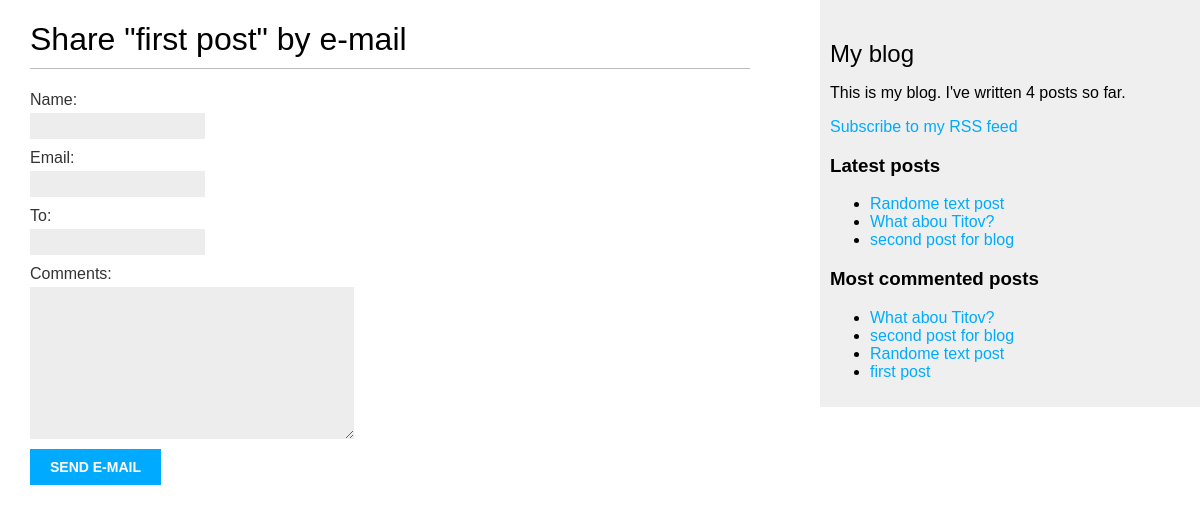
/blog/1/share/, run on an earlier commit of the app's database.
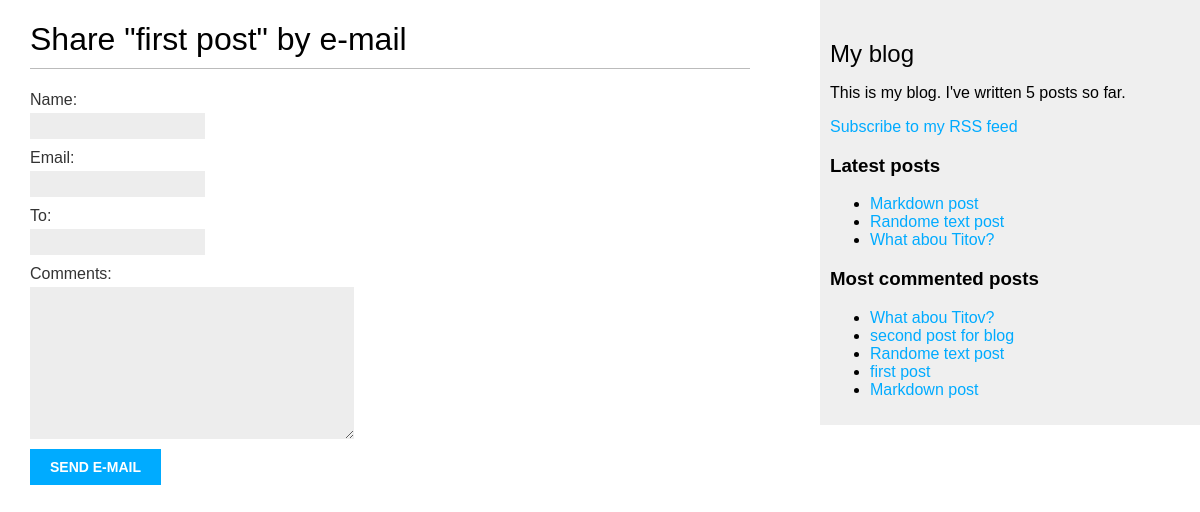
And on a later commit of the database.
### blog/models.py (models this page shows, shortened)
class Post(models.Model):
    class Status(models.TextChoices):
        DRAFT = 'DF', 'Draft'
        PUBLISHED = 'PB', 'Published'
    title = models.CharField(max_length=250)
    slug = models.SlugField(max_length=250,
                            unique_for_date='publish')
    body = models.TextField()
    author = models.ForeignKey(User,
                               on_delete=models.CASCADE,
                               related_name='blog_posts')
    publish = models.DateTimeField(default=timezone.now)
    created = models.DateTimeField(auto_now_add=True)
    updated = models.DateTimeField(auto_now=True)
    status = models.CharField(max_length=2,
                              choices=Status.choices, default=Status.DRAFT)
    objects = models.Manager()
    published = PublishedManager()
    tags = TaggableManager()
    class Meta:
        ordering = ['-publish']
        indexes = [
            models.Index(fields=['-publish']),
        ]
    def get_absolute_url(self):
        return reverse('blog:post_detail',
                       args=[self.publish.year,
                             self.publish.month,
                             self.publish.day,
                             self.slug])

### blog/views.py (the view)
def post_share(request, post_id):
    post = get_object_or_404(Post,
                             id=post_id,
                             status=Post.Status.PUBLISHED)
    sent = False
    if request.method == 'POST':
        form = EmailPostForm(request.POST)
        if form.is_valid():
            cd = form.cleaned_data
            post_url = request.build_absolute_uri(
                post.get_absolute_url())
            subject = f"{cd['name']} recommends you read" \
                        f"{post.title}"
            message = f"Read {post.title} at {post_url}\n\n" \
                      f"{cd['name']}\'s comments: {cd['comments']}"
            send_mail(subject, message, 'alexkllin6@gmail.com', [cd['to']])
            sent = True
    else:
        form = EmailPostForm()
    return render(request, 'blog/post/share.html',
                  {'post': post, 'form': form, 'sent': sent})

### blog/forms.py
class EmailPostForm(forms.Form):
    name = forms.CharField(max_length=25)
    email = forms.EmailField()
    to = forms.EmailField()
    comments = forms.CharField(required=False, widget=forms.Textarea)

### blog/models.py (called while the page is built)
    def get_queryset(self) -> QuerySet:
        return super().get_queryset().filter(status=Post.Status.PUBLISHED)

### blog/templatetags/blog_tags.py (called while the page is built)
@register.simple_tag
def total_posts():
    return Post.published.count()

@register.simple_tag
def get_most_commented_posts(count=5):
    return Post.published.annotate(
        total_comments=Count('comments')
    ).order_by('-total_comments')[:count]

@register.inclusion_tag('blog/post/latest_posts.html')
def show_latest_posts(count=5):
    lates_posts = Post.published.order_by('-publish')[:count]
    return {'latest_posts': lates_posts}

### blog/templates/blog/post/share.html (shortened to what this page needs)
{% extends "blog/base.html" %}
{% block content %}
  {% if sent %}
    <h1>E-mail successfully sent</h1>
    <p>
      "{{ post.title }}" was successfully sent
      to {{ form.cleaned_data.to }}.
    </p>
  {% else %}
    <h1>Share "{{ post.title }}" by e-mail</h1>
    <form method="post">
      {{ form.as_p }}
      <input type="submit" value="Send e-mail">
    </form>
  {% endif %}
{% endblock %}

### blog/templates/blog/base.html (shortened to what this page needs)
{% load blog_tags %}
{% load static %}
<!DOCTYPE html>
<html>
<head>
  <link href="{% static "css/blog.css" %}" rel="stylesheet">
</head>
<body>
  <div id="content">
    {% block content %}
    {% endblock %}
  </div>
  <div id="sidebar">
    <h2>My blog</h2>
    <p>
      This is my blog.
      I've written {% total_posts %} posts so far.
    </p>
    <p>
      <a href="{% url "blog:post_feed" %}">
        Subscribe to my RSS feed
      </a>
    </p>
    <h3>Latest posts</h3>
    {% show_latest_posts 3 %}
    <h3>Most commented posts</h3>
    {% get_most_commented_posts as get_most_commented_posts %}
    <ul>
      {% for post in get_most_commented_posts %}
      <li>
        <a href="{{post.get_absolute_url}}">{{post.title}}</a>
      </li>
      {%endfor%}
    </ul>
  </div>
</body>
</html>

### blog/templates/blog/post/latest_posts.html
<ul>
    {% for post in latest_posts %}
    <li>
        <a href="{{post.get_absolute_url}}">{{post.title}}</a>
    </li>
    {% endfor %}
</ul>

What changed in the data, as far as the page shows it:
no longer on one of the page's lists (row edited): Post: title "second post for blog"
added Post: title "Markdown post"
Also different on the page:
text no longer shown: "4"
text now shown: "5"
